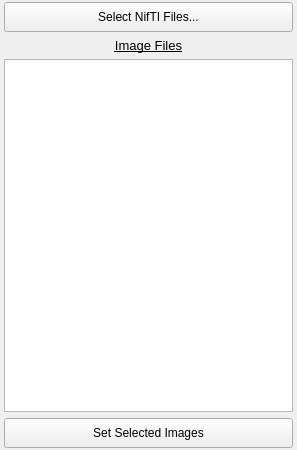
<?xml version="1.0" encoding="UTF-8"?>
<ui version="4.0">
 <class>DataSelect</class>
 <widget class="QMainWindow" name="DataSelect">
  <property name="geometry">
   <rect>
    <x>0</x>
    <y>0</y>
    <width>297</width>
    <height>450</height>
   </rect>
  </property>
  <property name="mouseTracking">
   <bool>false</bool>
  </property>
  <property name="windowTitle">
   <string>Select Data</string>
  </property>
  <widget class="QWidget" name="centralwidget">
   <layout class="QVBoxLayout" name="verticalLayout">
    <property name="leftMargin">
     <number>4</number>
    </property>
    <property name="topMargin">
     <number>2</number>
    </property>
    <property name="rightMargin">
     <number>4</number>
    </property>
    <property name="bottomMargin">
     <number>2</number>
    </property>
    <item>
     <widget class="QPushButton" name="pb_SelectNifti">
      <property name="sizePolicy">
       <sizepolicy hsizetype="Expanding" vsizetype="Fixed">
        <horstretch>0</horstretch>
        <verstretch>0</verstretch>
       </sizepolicy>
      </property>
      <property name="minimumSize">
       <size>
        <width>0</width>
        <height>30</height>
       </size>
      </property>
      <property name="maximumSize">
       <size>
        <width>16777215</width>
        <height>30</height>
       </size>
      </property>
      <property name="text">
       <string>Select NifTI Files...</string>
      </property>
     </widget>
    </item>
    <item>
     <widget class="QLabel" name="labelW">
      <property name="font">
       <font>
        <pointsize>10</pointsize>
        <underline>true</underline>
       </font>
      </property>
      <property name="text">
       <string>Image Files</string>
      </property>
      <property name="alignment">
       <set>Qt::AlignBottom|Qt::AlignHCenter</set>
      </property>
     </widget>
    </item>
    <item>
     <widget class="QListWidget" name="list_files">
      <property name="cursor" stdset="0">
       <cursorShape>PointingHandCursor</cursorShape>
      </property>
      <property name="contextMenuPolicy">
       <enum>Qt::CustomContextMenu</enum>
      </property>
     </widget>
    </item>
    <item>
     <widget class="QPushButton" name="pb_SetSelect">
      <property name="sizePolicy">
       <sizepolicy hsizetype="Expanding" vsizetype="Fixed">
        <horstretch>0</horstretch>
        <verstretch>0</verstretch>
       </sizepolicy>
      </property>
      <property name="minimumSize">
       <size>
        <width>0</width>
        <height>30</height>
       </size>
      </property>
      <property name="maximumSize">
       <size>
        <width>16777215</width>
        <height>30</height>
       </size>
      </property>
      <property name="text">
       <string>Set Selected Images</string>
      </property>
     </widget>
    </item>
   </layout>
  </widget>
 </widget>
 <resources/>
 <connections/>
</ui>
